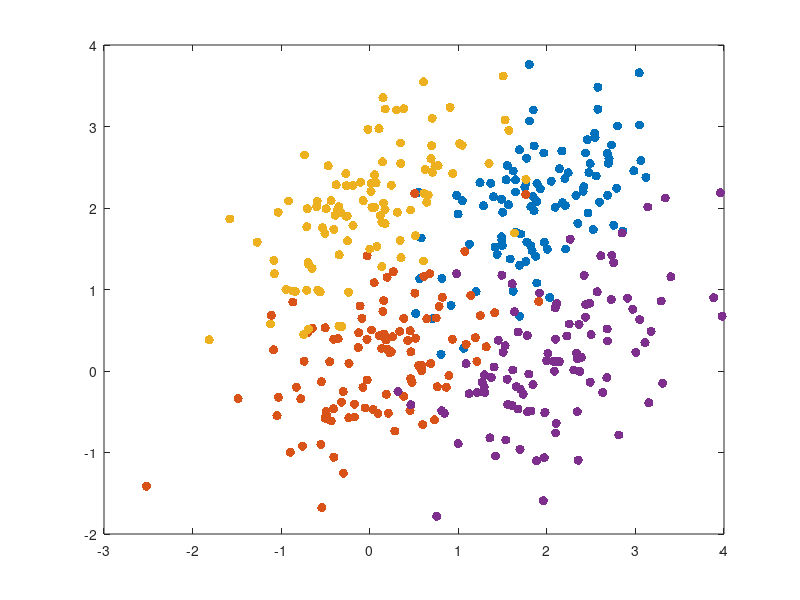

Reproduce this figure in MATLAB. (Note: this script raises an error after producing the figure.)
% simulating drift

clc;clear
root_path = 'F:\DATA\ecog data\ECoG BCI\GangulyServer\Multistate B3';
addpath(genpath('C:\Users\nikic\Documents\GitHub\ECoG_BCI_HighDim'))
addpath 'C:\Users\nikic\Documents\MATLAB'

% create 4 classes of 2D gaussian distribution

Sigma = [0.5 0.25; 0.25 0.5];
a = mvnrnd([2 2]',Sigma,100);
b = mvnrnd([0 0]',Sigma,100);
c = mvnrnd([0 2]',Sigma,100);
d = mvnrnd([2 0]',Sigma,100);

figure;plot(a(:,1),a(:,2),'.','MarkerSize',20)
hold on
plot(b(:,1),b(:,2),'.','MarkerSize',20)
plot(c(:,1),c(:,2),'.','MarkerSize',20)
plot(d(:,1),d(:,2),'.','MarkerSize',20)

data=[a;b;c;d];
idx = [ones(100,1);2*ones(100,1);3*ones(100,1);4*ones(100,1)];
num_classes =length(unique(idx));
condn_data_overall={};
for i=1:length(idx)
    condn_data_overall(i).neural = data(i,:);
    condn_data_overall(i).targetID = idx(i,:);
end

% acc=[];
% for i=1:5
%     acc(i) = run_classifer_simulation(condn_data_overall);
% end
% cv_perf=mean(acc)

%%%% CASE 1 now add a sysmetatic drift and see how it changes acrsos days
drift = 4.5*rand(1,2); % add this to each day
data_old = data;
idx_old  = idx;
across_day_data={};
across_day_data{1} = data_old;
cmap=parula(10);
figure;hold on
for days=2:10
     drift = 4.5*rand(1,2); % add this to each day
     data_new = data_old + (drift);
     %data_new = data_old + ((days-1) * drift);
     across_day_data{days} = data_new;
     plot(data_new(1:100,1),data_new(1:100,2),'.','MarkerSize',20,'Color',cmap(days,:))
     plot(data_new(101:200,1),data_new(101:200,2),'o','MarkerSize',20,'Color',cmap(days,:))
     plot(data_new(201:300,1),data_new(201:300,2),'+','MarkerSize',20,'Color',cmap(days,:))
     plot(data_new(301:400,1),data_new(301:400,2),'x','MarkerSize',20,'Color',cmap(days,:))
end

%train a classifier on increasing number of days and see how it generalizes
across_day_acc={};
for days=1:10-1
    training_days=1:days;
    testing_days = days+1:10;

    data_new=[];idx_new=[];
    for i=1:length(training_days)
        tmp = across_day_data{training_days(i)};
        data_new = [data_new;tmp];
        idx_new = [idx_new;idx_old];
    end

    condn_data_overall={};
    for i=1:length(idx_new)
        condn_data_overall(i).neural = data_new(i,:);
        condn_data_overall(i).targetID = idx_new(i,:);
    end

    % train the network
    [~,~,net]= run_classifer_simulation(condn_data_overall,0);

    % get held out days and apply neural network    
    acc=[];
    for ii=1:length(testing_days)
        tmp = across_day_data{testing_days(ii)};
        XTest = [tmp];
        YTest = [idx_old];
        YTest = categorical(YTest);

        % apply network on held out days
        out=predict(net,XTest);
        decodes=[];
        conf_matrix=zeros(num_classes);
        for i=1:size(out,1)
            [aa bb]=max(out(i,:));
            decodes=[decodes;bb];
            conf_matrix(double(YTest(i)),bb)=conf_matrix(double(YTest(i)),bb)+1;
        end
        decodes=categorical(decodes);
        cv_perf = sum(decodes==YTest)/length(decodes);
        for i=1:size(conf_matrix,2)
            conf_matrix(i,:) = conf_matrix(i,:)./sum(conf_matrix(i,:));
        end
        acc = [acc cv_perf];
    end

    across_day_acc{days} = acc;
    median(acc)
    
end

figure;hold on
for i=1:length(across_day_acc)
    tmp = across_day_acc{i};
    I = i*ones(length(tmp),1);
    scatter(I,tmp,50)
    plot(i,median(tmp),'.r','MarkerSize',30)
end
ylim([0 1])

